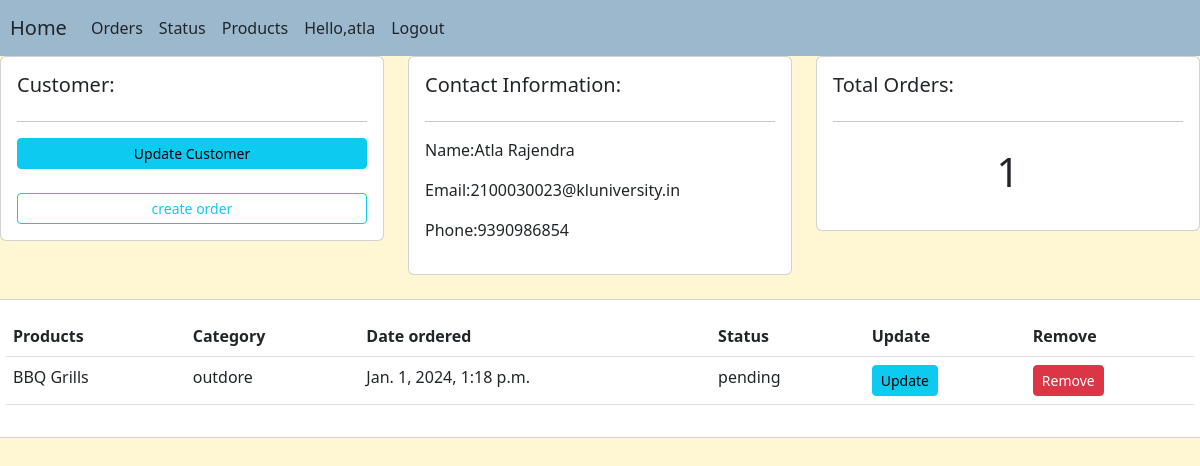
Screenshot of /customers/1/ (signed in) with the database file from the repository.
### test_app/models.py (models this page shows, shortened)
class customer(models.Model):
    user=models.OneToOneField(User,null=True, on_delete=models.CASCADE)
    name=models.CharField(max_length=200,null=True)
    email=models.CharField(max_length=200,null=True)
    phone = models.CharField(max_length=200,null=True)
    date_created =models.DateTimeField(auto_now_add=True,null=True)
    profile_pic=models.ImageField(default="profile.jpeg", null=True,blank=True)

class Order(models.Model):
    STATUS=(
        ('pending','pending'),
        ('out for delivery','out for delivery'),
        ('Delivered','Delivered')
    )
    customer=models.ForeignKey(customer,null=True,on_delete=models.SET_NULL)
    product=models.ForeignKey(Product,null=True,on_delete=models.SET_NULL)
    date_created=models.DateTimeField(auto_now_add=True,null=True)
    status=models.CharField(max_length=200,null=True,choices=STATUS)

class Product(models.Model):
    CATEGORY=(
        ('indore','indore'),
        ('outdore','outdore')
    )
    name=models.CharField(max_length=200,null=True)
    price=models.FloatField(null=True)
    category=models.CharField(max_length=200,null=True,choices=CATEGORY)
    description=models.CharField(max_length=200,null=True,blank=True)
    date_created=models.DateTimeField(auto_now_add=True,null=True)
    tag=models.ManyToManyField(Tag)
    def __str__(self):
        return self.name

### test_app/decrators.py (the view)
        def wrapper_func(request,*arg,**kwargs):
            group=None
            if request.user.groups.exists():
                group=request.user.groups.all()[0].name
            if group in allowed_roles:
                return view_func(request,*arg,**kwargs)
            else:
                return HttpResponse('Your are not authorised to view this page')

### test_app/decrators.py (called while the page is built)
def allowed_users(allowed_roles=[]):
    def decrators(view_func):
        def wrapper_func(request,*arg,**kwargs):
            group=None
            if request.user.groups.exists():
                group=request.user.groups.all()[0].name
            if group in allowed_roles:
                return view_func(request,*arg,**kwargs)
            else:
                return HttpResponse('Your are not authorised to view this page')
        return wrapper_func
    return decrators

### test_app/views.py (called while the page is built)
@login_required(login_url='login')
@allowed_users(allowed_roles=['admin'])
def customers(request,pk_test):
    cust=customer.objects.get(id=pk_test)
    orders=cust.order_set.all()
    order_count=orders.count()
    context1={'customer':cust,'orders':orders,'order_count':order_count}
    return render(request,'test_app/customers.html',context1)

### test_app/templates/test_app/customers.html (shortened to what this page needs)
{% load static %}
{% include './main.html' %}
<div class="row">
    <div class="col-md">
        <div class="card card-body">
            <h5>Customer:</h5>
            <hr>
            <a class="btn btn-info btn-sm btn-block" href="{% url 'settings' %}">Update Customer</a>
            <br>
            <a class="btn btn-outline-info btn-sm btn-block" href="">create order</a>
        </div>
    </div>
    <div class="col-md">
        <div class="card card-body">
            <h5>Contact Information:</h5>
            <hr>
            <p>Name:{{customer.name}}</p>
            <p>Email:{{customer.email}}</p>
            <p>Phone:{{customer.phone}}</p>
        </div>
    </div>
    <div class="col-md">
        <div class="card card-body">
            <h5>Total Orders:</h5>
            <hr>
            <h1 style="text-align: center;padding: 10px;">{{order_count}}</h1>
        </div>
    </div>
</div>
<div class="row">
<div class="card card-body">
    <table class="table">
        <tr>
            <th>Products</th>
            <th>Category</th>
            <th>Date ordered</th>
            <th>Status</th>
            <th>Update</th>
            <th>Remove</th>
        </tr>
        {% for order in orders %}
        <tr>
            <td>{{order.product}}</td>
            <td>{{order.product.category}}</td>
            <td>{{order.date_created}}</td>
            <td>{{order.status}}</td>
            <td><a class="btn btn-sm btn-info" href="{% url 'update_order' order.id %"}>Update</a></td>
            <td><a class="btn btn-sm btn-danger" href="{% url 'delete' order.id %}">Remove</a></td>
            </tr>
        {% endfor %}
    </table>
</div>
</div>

### test_app/templates/test_app/home.html (shortened to what this page needs)
<!DOCTYPE html>
<html lang="en">
<head>
    <link href="https://cdn.jsdelivr.net/npm/bootstrap@5.2.1/dist/css/bootstrap.min.css" rel="stylesheet"
>
      </head>
<body>
    <nav class="navbar navbar-expand-lg navbar-light">
        <a style="margin-left: 10px;" class="navbar-brand text-dark" href="{% url 'home' %}">Home</a>
        <div class="collapse navbar-collapse" id="navbarNav">
          <ul class="navbar-nav">
            {% if request.user.is_staff %}
            <li class="nav-item active ">
              <a class="nav-link text-dark" href="{% url 'order' %}">Orders </a>
            </li>
            <li class="nav-item">
              <a class="nav-link text-dark" href="{% url 'blog' %}">Status</a>
            </li>
            <li class="nav-item">
              <a class="nav-link text-dark" href="{% url 'product' %}">Products</a>
            </li>
            {% endif %}
            {% if request.user.is_authenticated %}
            <li class="nav-item active ">
              <a class="nav-link text-dark" href="{% url 'settings' %}">Hello,{{request.user}} </a>
            </li>
          <li  class="nav-item active ">
              <a class="nav-link text-dark" href="{% url 'logout' %}">Logout</a>
            </li>
          {% else %}
          <li class="nav-item">
            <a class="nav-link text-dark" href="{% url 'login' %}">login/signup</a>
          </li>
          {% endif %}
          </ul>
        </div>
      </nav>
</body>
</html>

### test_app/templates/test_app/home.html (style rules this page uses)
.navbar { background-color: #9BB8CD; }
body { background-color: #FFF7D4; }

### rows the page displays
customer: name "Atla Rajendra", email "2100030023@kluniversity.in", phone "9390986854"
Order: product "BBQ Grills", product.category "outdore", date_created "Jan. 1, 2024, 1:18 p.m.", status "pending"

### other values shown
{{ request.user }} "atla"
{{ order_count }} "1"
